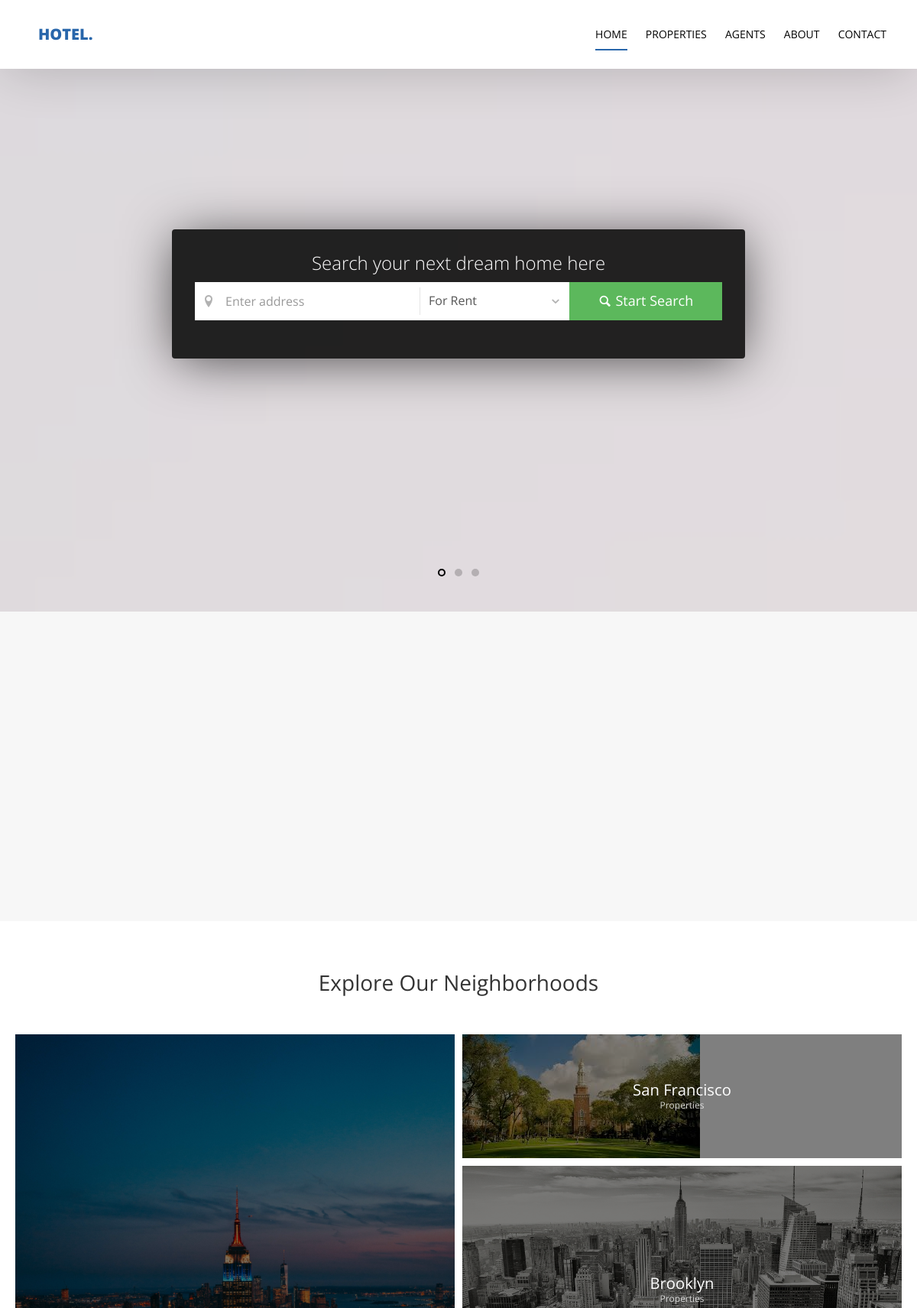
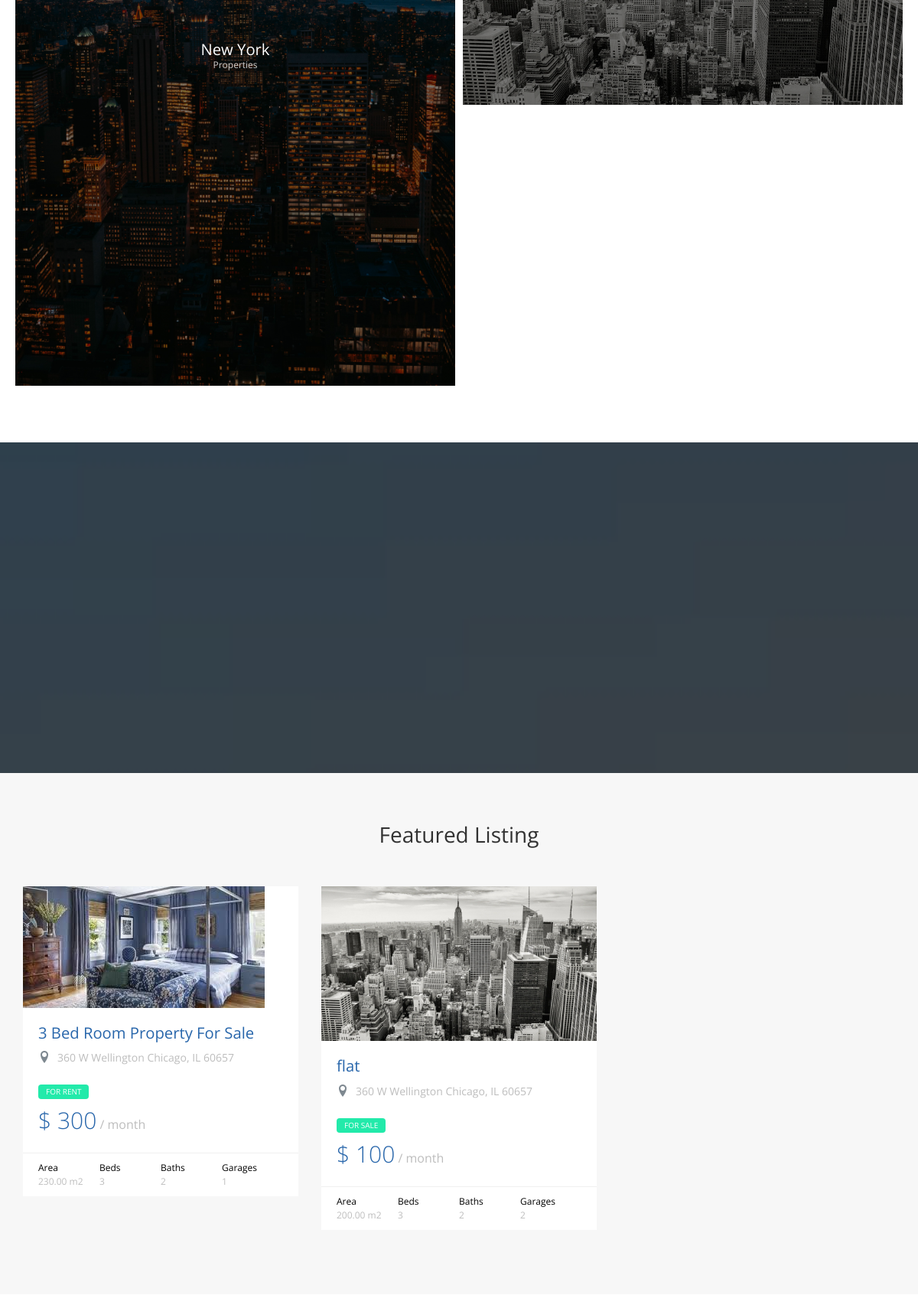
The page / (upper part) on the database its author committed (2 pictures, top to bottom).
### property/models.py (models this page shows)
class Category(models.Model):
    category_name= models.CharField(max_length=30)
    image = models.ImageField(upload_to='category/',null=True)
    def __str__(self):
        return self.category_name
    class Meta:
        verbose_name ='Category'
        verbose_name_plural = 'Categories'

class Property(models.Model):
    name= models.CharField(max_length=50)
    location = models.CharField(max_length=50,null =True)
    property_type= models.CharField(choices =property_type,max_length=10)
    price = models.PositiveIntegerField()
    category = models.ForeignKey('Category',null=True,on_delete=models.SET_NULL)
    area = models.DecimalField(decimal_places=2,max_digits =5)
    bed_number = models.PositiveIntegerField()
    baths_number = models.PositiveIntegerField()
    garages_number = models.PositiveIntegerField()
    image = models.ImageField(upload_to='property/',null=True)
    def __str__(self):
        return self.name
    class Meta:
        verbose_name ='Property'
        verbose_name_plural = 'Properties'

### home/views.py (the view)
# urls.py: path('',views.home ,name ='home'),
def home(request):
    category_list = Category.objects.all()
    property_list = Property.objects.all()
    agent_list = Agent.objects.all()
    template ='home/home.html'
    context = {
            'category_list_home': category_list,
            'property_list_home' : property_list,
            'agent_list_home' : agent_list,
    }
    return render(request, template, context)

### agents/models.py (called while the page is built)
    def __str__(self):
        return self.name

### home/templates/home/home.html (shortened to what this page needs)
{% extends 'base.html' %}
{% load static %}
{% block body %}
  <section class="probootstrap-slider flexslider">
    <div class="probootstrap-wrap-banner">
      <div class="container">
        <div class="row">
          <div class="col-md-8 col-md-offset-2">
            <div class="probootstrap-home-search probootstrap-animate">
              <form action="{% url 'property:property_list' %}" method="get">
                <h2 class="heading">Search your next dream home here</h2>
                <div class="probootstrap-field-group">
                  <div class="probootstrap-fields">
                    <div class="search-field">
                      <i class="icon-location2"></i>
                      <input type="text" name='q' class="form-control" placeholder="Enter address">
                    </div>
                    <div class="search-category">
                      <i class="icon-chevron-down"></i>
                      <select name="property_type" id="" class="form-control">
                        <option value="rent">For Rent</option>
                      </select>
                    </div>
                  </div>
                  <button class="btn btn-success" type="submit"><i class="icon-magnifying-glass t2"></i> Start Search</button>
                </div>
              </form>
            </div>
          </div>
        </div>
      </div>
    </div>
  </section>
  <section class="probootstrap-section probootstrap-section-lighter">
    <div class="container">
      <div class="row">
        <div class="col-md-4">
        </div>
        <div class="col-md-4">
        </div>
        <div class="col-md-4">
        </div>
      </div>
    </div>
  </section>
  <section class="probootstrap-section">
    <div class="container">
      <div class="row heading">
        <h2 class="mt0 mb50 text-center">Explore Our Neighborhoods</h2>
      </div>
      <div class="row probootstrap-gutter10">
        {% for category in category_list_home %}
          <div class="col-md-6 col-sm-6">
            <a href="#" class="probootstrap-hover-overlay">
              <img src="{{category.image.url}}" alt="Free Bootstrap Template by uicookies.com" class="img-responsive">
              <div class="probootstrap-text-overlay">
                <h3>{{category}}</h3>
                <p> {{property}}Properties</p>
              </div>
            </a>
          </div>
        {% endfor %}
      </div>
    </div>
  </section>
  <section class="probootstrap-section probootstrap-bg" style="background-image: url(img/slider_2.jpg);">
  </section>
  <section class="probootstrap-section probootstrap-section-lighter">
    <div class="container">
      <div class="row heading">
        <h2 class="mt0 mb50 text-center">Featured Listing</h2>
      </div>
      <div class="row">
        {% for property in property_list_home %}
          <div class="col-md-4 col-sm-6">
            <div class="probootstrap-card probootstrap-listing">
              <div class="probootstrap-card-media">
                <img src="{{property.image.url}}" class="img-responsive" alt="Free HTML5 Template by uicookies.com">
              </div>
              <div class="probootstrap-card-text">
                <h2 class="probootstrap-card-heading"><a href="#">{{property}}</a></h2>
                <div class="probootstrap-listing-location">
                  <i class="icon-location2"></i> <span>360 W Wellington Chicago, IL 60657</span>
                </div>
                <div class="probootstrap-listing-category for-sale"><span>for {{property.property_type}}</span></div>
                <div class="probootstrap-listing-price"><strong>$ {{property.price}}</strong> / month</div>
              </div>
              <div class="probootstrap-card-extra">
                <ul>
                  <li>
                    Area
                    <span>{{property.area}} m2</span>
                  </li>
                  <li>
                    Beds
                    <span>{{property.bed_number}}</span>
                  </li>
                  <li>
                    Baths
                    <span>{{property.baths_number}}</span>
                  </li>
                  <li>
                    Garages
                    <span>{{property.garages_number}}</span>
                  </li>
                </ul>
              </div>
            </div>
          </div>
          {% endfor %}
      </div>
    </div>
  </section>
 {% endblock body %}

### rows shown on the page
Category: image (picture), category_name "New York"
Category: image (picture), category_name "San Francisco"
Category: image (picture), category_name "Brooklyn"
Property: image (picture), name "3 Bed Room Property For Sale", property_type "RENT", price "300", area "230.00", bed_number "3", baths_number "2", garages_number "1"
Property: image (picture), name "flat", property_type "SALE", price "100", area "200.00", bed_number "3", baths_number "2", garages_number "2"
